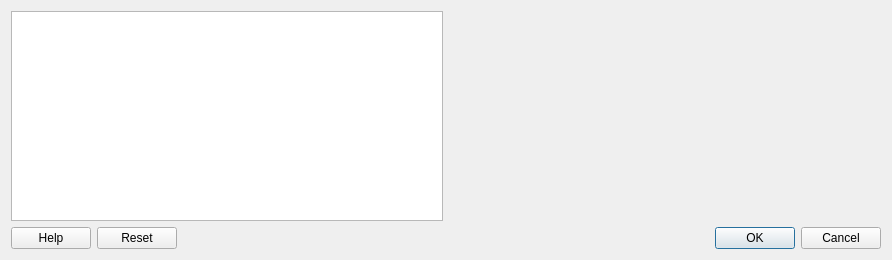
<?xml version="1.0" encoding="UTF-8"?>
<ui version="4.0">
 <class>FilterDlg</class>
 <widget class="QDialog" name="FilterDlg">
  <property name="geometry">
   <rect>
    <x>0</x>
    <y>0</y>
    <width>892</width>
    <height>260</height>
   </rect>
  </property>
  <property name="windowTitle">
   <string>Data Filters</string>
  </property>
  <property name="whatsThis">
   <string>Data filters process and transform the data between input and output files or devices. </string>
  </property>
  <layout class="QVBoxLayout" name="verticalLayout">
   <item>
    <layout class="QHBoxLayout" name="horizontalLayout">
     <item>
      <widget class="QListWidget" name="filterList">
       <property name="minimumSize">
        <size>
         <width>140</width>
         <height>0</height>
        </size>
       </property>
      </widget>
     </item>
     <item>
      <layout class="QGridLayout" name="gridLayout">
       <item row="0" column="0">
        <widget class="QFrame" name="frame">
         <property name="sizePolicy">
          <sizepolicy hsizetype="Preferred" vsizetype="Preferred">
           <horstretch>100</horstretch>
           <verstretch>0</verstretch>
          </sizepolicy>
         </property>
         <property name="frameShape">
          <enum>QFrame::StyledPanel</enum>
         </property>
         <property name="frameShadow">
          <enum>QFrame::Raised</enum>
         </property>
        </widget>
       </item>
       <item row="1" column="0">
        <spacer name="verticalSpacer">
         <property name="orientation">
          <enum>Qt::Vertical</enum>
         </property>
         <property name="sizeHint" stdset="0">
          <size>
           <width>20</width>
           <height>40</height>
          </size>
         </property>
        </spacer>
       </item>
      </layout>
     </item>
    </layout>
   </item>
   <item>
    <layout class="QHBoxLayout" name="horizontalLayout_2">
     <item>
      <widget class="QPushButton" name="helpButton">
       <property name="text">
        <string>Help</string>
       </property>
       <property name="icon">
        <iconset resource="app.qrc">
         <normaloff>:/images/help.png</normaloff>:/images/help.png</iconset>
       </property>
      </widget>
     </item>
     <item>
      <widget class="QPushButton" name="resetButton">
       <property name="text">
        <string>Reset</string>
       </property>
       <property name="icon">
        <iconset resource="app.qrc">
         <normaloff>:/images/reload.png</normaloff>:/images/reload.png</iconset>
       </property>
      </widget>
     </item>
     <item>
      <widget class="QDialogButtonBox" name="buttonBox">
       <property name="orientation">
        <enum>Qt::Horizontal</enum>
       </property>
       <property name="standardButtons">
        <set>QDialogButtonBox::Cancel|QDialogButtonBox::Ok</set>
       </property>
      </widget>
     </item>
    </layout>
   </item>
  </layout>
 </widget>
 <resources>
  <include location="app.qrc"/>
 </resources>
 <connections>
  <connection>
   <sender>buttonBox</sender>
   <signal>accepted()</signal>
   <receiver>FilterDlg</receiver>
   <slot>accept()</slot>
   <hints>
    <hint type="sourcelabel">
     <x>248</x>
     <y>254</y>
    </hint>
    <hint type="destinationlabel">
     <x>157</x>
     <y>274</y>
    </hint>
   </hints>
  </connection>
  <connection>
   <sender>buttonBox</sender>
   <signal>rejected()</signal>
   <receiver>FilterDlg</receiver>
   <slot>reject()</slot>
   <hints>
    <hint type="sourcelabel">
     <x>316</x>
     <y>260</y>
    </hint>
    <hint type="destinationlabel">
     <x>286</x>
     <y>274</y>
    </hint>
   </hints>
  </connection>
 </connections>
</ui>
